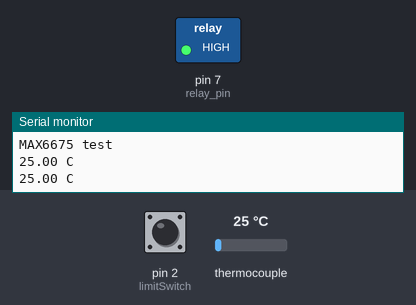
A sketch run on a simulated Arduino Uno, built with avr-gcc and run on an emulated ATmega328P. Shown: switched loads named in the sketch (green lamp = pin HIGH), the last lines printed to the serial monitor. Inputs (shaded band) come from the test bench; at power-on: pin 2 (limitSwitch) HIGH, thermocouple 25 °C.

Above: at 1.7 s.
1.8 s: pin 2 (limitSwitch) pulled LOW for 3.2 s
At 4.1 s:
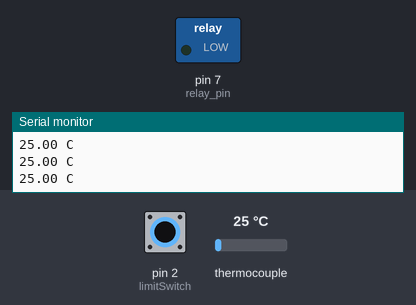
Timing chart, 0 to 8.0 s (numbered marks = the images above; inputs shaded):
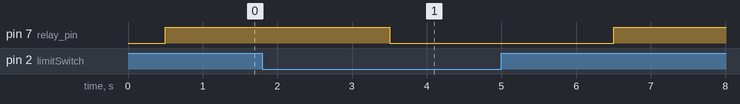

Measured:
- after the input at 1.8 s, pin 7 (relay_pin): HIGH → LOW after 1.7 s, → HIGH 3.0 s later

The sketch:

Warmte_circuit_Final.ino
```cpp
// TEMPERATUUR
#include "max6675.h"

int thermoDO = 4;
int thermoCS = 5;
int thermoCLK = 6;

float Celsius = 0;

MAX6675 thermocouple(thermoCLK, thermoCS, thermoDO);

//RELAY (WARMTEELEMENT)
int relay_pin = 7;

//SWITCH
#include <ezButton.h>

ezButton limitSwitch(2);


void setup() {
  Serial.begin(9600);

  //TEMPERATUUR
  Serial.println("MAX6675 test");
  delay(500);

  //RELAY
  pinMode(relay_pin,OUTPUT);
  digitalWrite(relay_pin,HIGH);

  //SWITCH
  limitSwitch.setDebounceTime(50);
}

void loop() {

  //TEMPERATUUR
  Celsius = thermocouple.readCelsius();

  Serial.print(Celsius);
  Serial.println(" C  ");

  //SWITCH
  limitSwitch.loop();

  //WARMTEELEMENT CONTROLE
  int state = limitSwitch.getState();
  if(state == HIGH)
    if (Celsius <=300) {
        digitalWrite(relay_pin,HIGH);
    }
      else {
        digitalWrite(relay_pin,LOW);
    }
  else {
        digitalWrite(relay_pin,LOW);
    }
  delay(1000);
}
```
